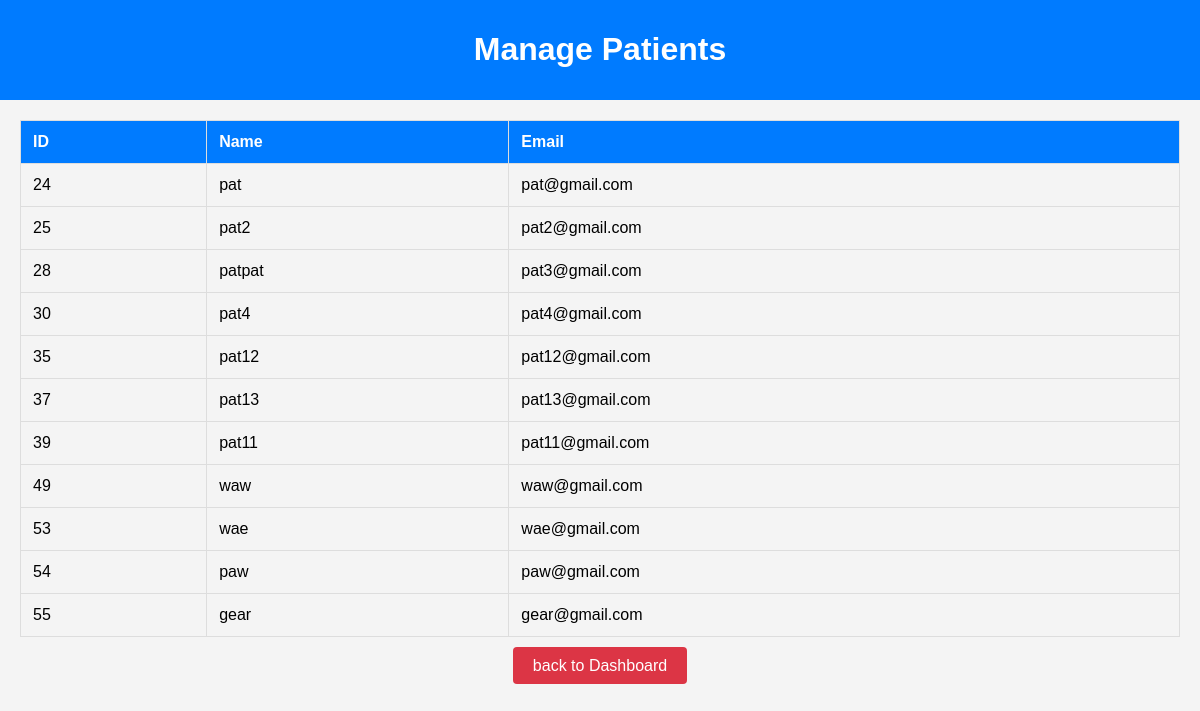
Page /doctor/manage_patients.php (signed in) on the committed database.
### tables this page shows
CREATE TABLE `users` (
  `id` int(11) NOT NULL,
  `name` varchar(255) NOT NULL,
  `email` varchar(255) NOT NULL,
  `password` varchar(255) NOT NULL,
  `user_type` enum('admin','doctor','patient') NOT NULL,
  `created_at` timestamp NOT NULL DEFAULT current_timestamp(),
  `updated_at` timestamp NOT NULL DEFAULT current_timestamp() ON UPDATE current_timestamp(),
  `image` varchar(255) DEFAULT 'default_images/default.jpg',
  `address` varchar(255) DEFAULT NULL
);

### doctor/manage_patients.php (the view, shortened to what this page needs)
<?php
include '../db.php';
$stmt = $pdo->prepare("SELECT id, name, email FROM users WHERE user_type = 'patient'");
$stmt->execute();
$patients = $stmt->fetchAll();
?>
<!DOCTYPE html>
<html lang="en">
<head>
</head>
<body>
<div class="navbar">
    <h1>Manage Patients</h1>
</div>
<div class="container">
    <table>
        <thead>
            <tr>
                <th>ID</th>
                <th>Name</th>
                <th>Email</th>
            </tr>
        </thead>
        <tbody>
            <?php foreach ($patients as $patient): ?>
                <tr>
                    <td><?php echo htmlspecialchars($patient['id']); ?></td>
                    <td><?php echo htmlspecialchars($patient['name']); ?></td>
                    <td><?php echo htmlspecialchars($patient['email']); ?></td>
                </tr>
            <?php endforeach; ?>
        </tbody>
    </table>
    <div class="logout">
        <a href="doctor_dashboard.php">back to Dashboard</a>
    </div>
</div>
</body>
</html>

### doctor/manage_patients.php (style rules this page uses)
body { font-family: Arial, sans-serif; background-color: #f4f4f4; margin: 0; padding: 0; }
.navbar { background-color: #007bff; padding: 10px; color: white; text-align: center; }
.container { padding: 20px; max-width: 1200px; margin: 0 auto; }
table { width: 100%; border-collapse: collapse; margin-bottom: 20px; }
table, th, td { border: 1px solid #ddd; }
th, td { padding: 12px; text-align: left; }
th { background-color: #007bff; color: white; }
.logout { display: block; text-align: center; margin-top: 20px; }
.logout a { background-color: #dc3545; color: white; padding: 10px 20px; border-radius: 4px; text-decoration: none; }

### rows in the picture
users: id "24", name "pat", email "pat@gmail.com"
users: id "25", name "pat2", email "pat2@gmail.com"
users: id "28", name "patpat", email "pat3@gmail.com"
users: id "30", name "pat4", email "pat4@gmail.com"
users: id "35", name "pat12", email "pat12@gmail.com"
users: id "37", name "pat13", email "pat13@gmail.com"
users: id "39", name "pat11", email "pat11@gmail.com"
users: id "49", name "waw", email "waw@gmail.com"
users: id "53", name "wae", email "wae@gmail.com"
users: id "54", name "paw", email "paw@gmail.com"
users: id "55", name "gear", email "gear@gmail.com"
